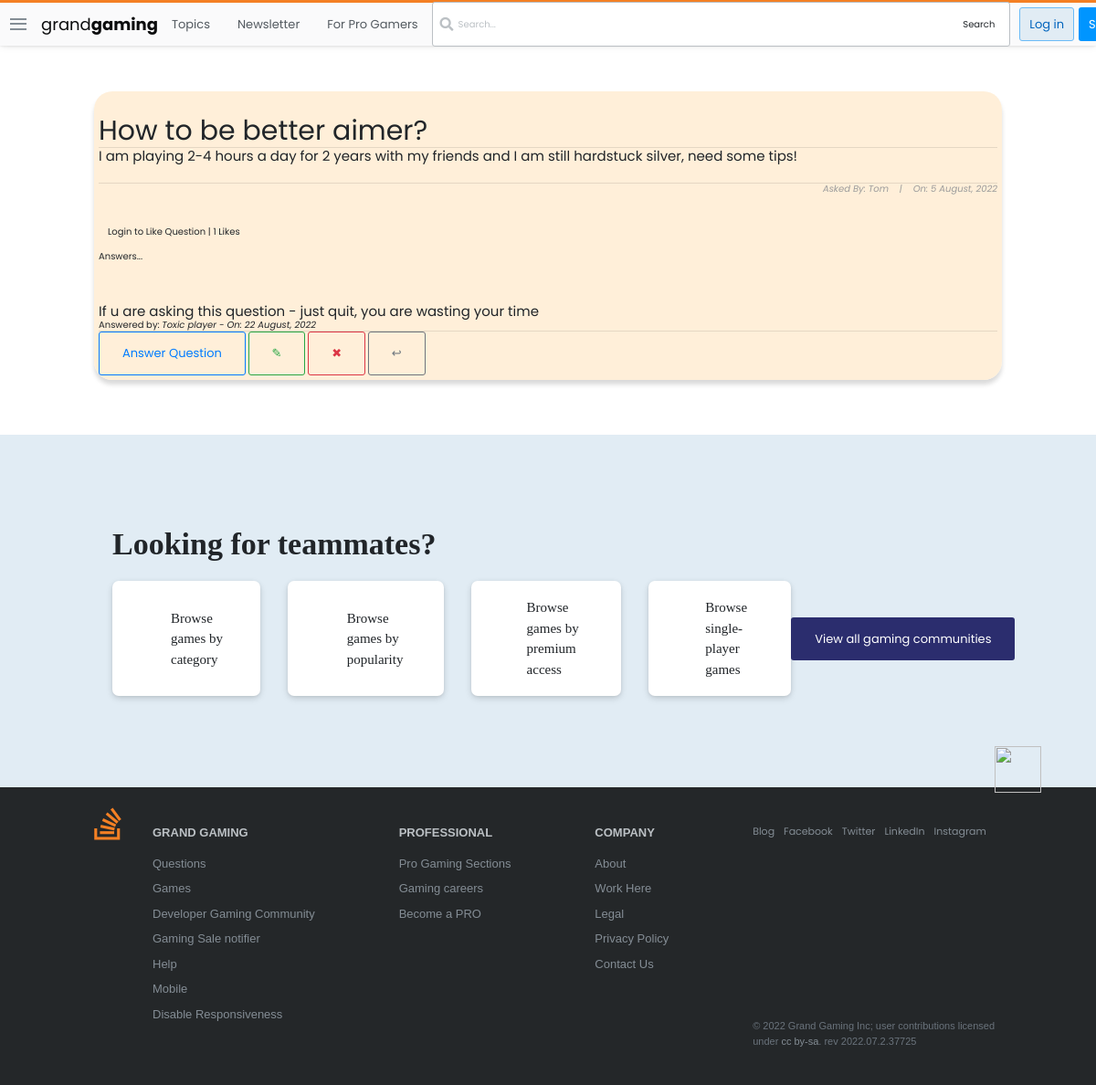
The page /questions/1/ on the database its author committed.
### forumbase/models.py (models this page shows, shortened)
class Question(models.Model):
    user = models.ForeignKey(User, on_delete=models.CASCADE)
    title = models.CharField(max_length=10000)
    content = RichTextField()
    likes = models.ManyToManyField(User, related_name='question_post')
    date_created = models.DateTimeField(default=timezone.now)
    tags = TaggableManager()
    def total_likes(self):
        return self.likes.count()

class Comment(models.Model):
    question = models.ForeignKey(Question, related_name="comment", on_delete=models.CASCADE)
    name = models.CharField(max_length=1000)
    content = RichTextField()
    date_created = models.DateTimeField(default=timezone.now)
    tags = TaggableManager()

### forumbase/views.py (the view)
# urls.py: path('questions/<int:pk>/', views.QuestionDetailView.as_view(), name="question-detail"),
class QuestionDetailView(DetailView):
    model = Question
    def get_context_data(self, *args, **kwargs):
        context = super(QuestionDetailView, self).get_context_data()
        something = get_object_or_404(Question, id=self.kwargs['pk'])
        total_likes = something.total_likes()
        liked = False
        if something.likes.filter(id=self.request.user.id).exists():
            liked = True
        context['total_likes'] = total_likes
        context['liked'] = liked
        return context

### forumbase/templates/forumbase/question_detail.html (shortened to what this page needs)
{% extends 'base.html' %}
{% block content %}
<!DOCTYPE html>
<html lang="en">
<head>
</head>
<body>
    <div class="container">
        <div class="list-question">
            <div class="questions">
                <div class="container" style="background-color: rgba(255, 235, 209, 0.808); padding: 5px; box-shadow: rgba(0, 0, 0, 0.15) 0px 5px 5px 0px; border-radius: 20px;" >
                    <h3 id="fh3">{{question.title}}</h3>
                    <hr>
                    <h6 id="fh6">{{ question.content|safe }}</h6>
                    <hr>
                    <h6 id="fh6" style="font-size: 10px; font-style: italic; color: rgb(155, 155, 155); text-align: right;">Asked By: <a href="{% url 'profile' %}">{{ object.user|title }}</a>&nbsp;&nbsp;&nbsp; |&nbsp;&nbsp;&nbsp; On: {{ object.date_created|date:"j F, Y" }}</h6>
                    <br>
                        <form action="{% url 'forumbase:like_post' object.pk %}" method="POST">
                            {% if user.is_authenticated %}
                                {% if liked %}
                                    <div style="display: flex; align-items: center; margin-left: 10px;">
                                        <button type="submit" name="question_id" value="{{ question.id }}" style="border: none; border-radius: 60px;"><img src="https://image.similarpng.com/very-thumbnail/2020/06/Dislike-icon-transparent-PNG.png" alt="" style="width: 40px;"></button> <h5 style="margin-left: 10px; cursor: pointer;"> |  {{ total_likes }} Likes</h5>
                                    </div>
                                {% else %}
                                    <div style="display: flex; align-items: center; margin-left: 10px;">
                                        <button type="submit" name="question_id" value="{{ question.id }}" style="border: none; border-radius: 30px;"><img src="https://i.pinimg.com/originals/39/44/6c/39446caa52f53369b92bc97253d2b2f1.png" alt="" style="width: 40px;"></button> <h5 style="margin-left: 10px; cursor: pointer;"> |  {{ total_likes }} Likes</h5>
                                    </div>
                                {% endif %}
                            {% else %}
                                <h5 style="margin-left: 10px; cursor: pointer;"><a href="{% url 'login' %}">Login</a> to Like Question |  {{ total_likes }} Likes</h5>
                            {% endif %}
                        </form>
                    <br>
                    <h2>Answers...</h2> <br><br><br>
                    {% if not question.comment.all %}
                        <h3>No Answers yet... <a href="">Answer Question</a> </h3>
                    {% else %}
                        {% for comment in question.comment.all %}
                            <h3 style="font-weight: normal; font-size: 15px;">{{comment.content|safe}}</h3>
                            <h3 style="font-size: 10px;">Answered by: <i><a href="">{{comment.name}}</a> - On: {{comment.date_created|date:"j F, Y"}}</i></h3>
                            <hr>
                        {% endfor %}
                    {% endif %}
                    <a class="btn btn-outline-primary" id="fa" href="{% url 'forumbase:question-comment' question.id %}" style="text-decoration: none;">Answer Question</a>
                    <a style="text-decoration: none; " class="btn btn-outline-success" href="{% url 'forumbase:question-update' question.id %}">&#x270E;</a>
                    <a style="text-decoration: none; " class="btn btn-outline-danger" href="{% url 'forumbase:question-delete' question.id %}">&#x2716;</a>
                    <a style="text-decoration: none; " class="btn btn-outline-secondary" href="{% url 'forumbase:question-lists' %}">&#x21a9;</a>
                </div> <br><br>
                </div> <br>
            </div>
        </div>
        <br>
</body>
</html>
{% endblock content %}

### static/main.css (style rules this page uses)
:root { --white: #fff; --black: #0c0d0e; --orange: #f48024; --yellow: #fbf2d4; --green: #5eba7d; --blue: #0077cc; --powder: #e1ecf4; --red: #d1383d; --black-025: #fafafb; --black-050: #eff0f1; --black-075: #e4e6e8; --black-100: #d6d9dc; --black-150: #c8ccd0; --black-200: #bbc0c4; --black-300: #9fa6ad; --black-350: #9199a1; --black-400: #848d95; --black-500: #6a737c; --black-600: #535a60; --black-700: #3c4146; --black-750: #2f3337; --black-800: #242729; --black-900: #0c0d0e; --orange-050: #fff7f2; --orange-100: #fee3cf; --orange-200: #fcd0ad; --orange-300: #f7aa6d; --orange-400: #f48024; --orange-500: #f2720c; --orange-600: #da670b; --orange-700: #bd5c00; --orange-800: #a35200; --orange-900: #874600; --blue-050: #f2f9ff; --blue-100: #cfeafe; --blue-200: #addafc; --blue-300: #6cbbf7; --blue-400: #379fef; --blue-500: #0095ff; --blue-600: #0077cc; --blue-700: #0064bd; --blue-800: #0054a3; --blue-900: #004487; --powder-050: #f4f8fb; --powder-100: #e1ecf4; --powder-200: #d1e5f1; --powder-300: #b3d3ea; --powder-400: #a0c7e4; --powder-500: #7aa7c7; --powder-600: #5b8db1; --powder-700: #39739d; --powder-800: #2c5777; --powder-900: #1e3c52; --green-025: #eef8f1; --green-050: #dcf0e2; --green-100: #cae8d4; --green-200: #a6d9b7; --green-300: #82ca9a; --green-400: #5eba7d; --green-500: #48a868; --green-600: #3d8f58; --green-700: #2f6f44; --green-800: #29603b; --green-900: #1e472c; --yellow-050: #fdf7e3; --yellow-100: #fbf2d4; --yellow-200: #f1e5bc; --yellow-300: #e6d178; --yellow-400: #e9c63f; --yellow-500: #ddb624; --yellow-600: #cea51b; --yellow-700: #b89516; --yellow-800: #9f8010; --yellow-900: #826a0b; --red-050: #fdf3f4; --red-100: #f9d3d7; --red-200: #f4b4bb; --red-300: #e87c87; --red-400: #de535e; --red-500: #d1383d; --red-600: #c02d2e; --red-700: #ac2726; --red-800: #942121; --red-900: #7a1819; --gold: #ffcc01; --gold-lighter: #fff4d1; --gold-darker: #f1b600; --silver: #b4b8bc; --silver-lighter: #e8e8e8; --silver-darker: #9a9c9f; --bronze: #caa789; --bronze-lighter: #f2e9e1; --bronze-darker: #ab825f; --fc-dark: #0c0d0e; --fc-medium: #3c4146; --fc-light: #6a737c; --focus-ring: rgba(0,149,255,0.15); --focus-ring-success: rgba(166,217,183,0.4); --focus-ring-warning: rgba(233,198,63,0.4); --focus-ring-error: rgba(192,45,46,0.15); --focus-ring-muted: rgba(36,39,41,0.1); --bs-sm: 0 1px 2px rgba(0,0,0,0.05),0 1px 4px rgba(0,0,0,0.05),0 2px 8px rgba(0,0,0,0.05); --bs-md: 0 1px 3px rgba(0,0,0,0.06),0 2px 6px rgba(0,0,0,0.06),0 3px 8px rgba(0,0,0,0.09); --bs-lg: 0 1px 4px rgba(0,0,0,0.09),0 3px 8px rgba(0,0,0,0.09),0 4px 13px rgba(0,0,0,0.13); --scrollbar: rgba(0,0,0,0.2); --highlight-bg: #f6f6f6; --highlight-color: #2f3337; --highlight-comment: #656e77; --highlight-punctuation: var(--black-600); --highlight-namespace: #b75501; --highlight-attribute: #015692; --highlight-literal: #b75501; --highlight-symbol: #803378; --highlight-keyword: #015692; --highlight-variable: #54790d; --highlight-addition: #2f6f44; --highlight-deletion: #c02d2e; --dark-blue:#2b2d6e; --magnolia:#f7f6f9; }
*, *::before, *::after { margin: 0; padding: 0; box-sizing: border-box; }
html { font-family: Arial, "Helvetica Neue", Helvetica, sans-serif; font-size: 10px; color: var(--black-800); }
.container { width: 100%; max-width: 126.4rem; margin: 0 auto; padding: 0 1.5rem; }
a { text-decoration: none; color: var(--blue-600); cursor: pointer; }
.btn { text-align: center; font-size: 1.3rem; border-radius: 3px; transition: all 0.5s; padding: 1.3rem 2.5rem; }

### forumbase/templates/forumbase/question_detail.html (style rules this page uses)
body { margin-top: 100px; font-family: 'Poppins', sans-serif; }
#fh3 { text-align: center; font-size: 30px; padding-top: 20px; text-align: left; }
#fh6 { text-align: left; font-size: 15px; padding-bottom: 20px; font-weight: normal; }

### rows shown on the page
Question: title "How to be better aimer?", content "I am playing 2-4 hours a day for 2 years with my friends and I am still hardstuck silver, need some tips!", user "Tom", date_created "5 August, 2022"
Comment: content "If u are asking this question - just quit, you are wasting your time", name "Toxic player", date_created "22 August, 2022"

### other values the page prints
{{ total_likes }} "1"
